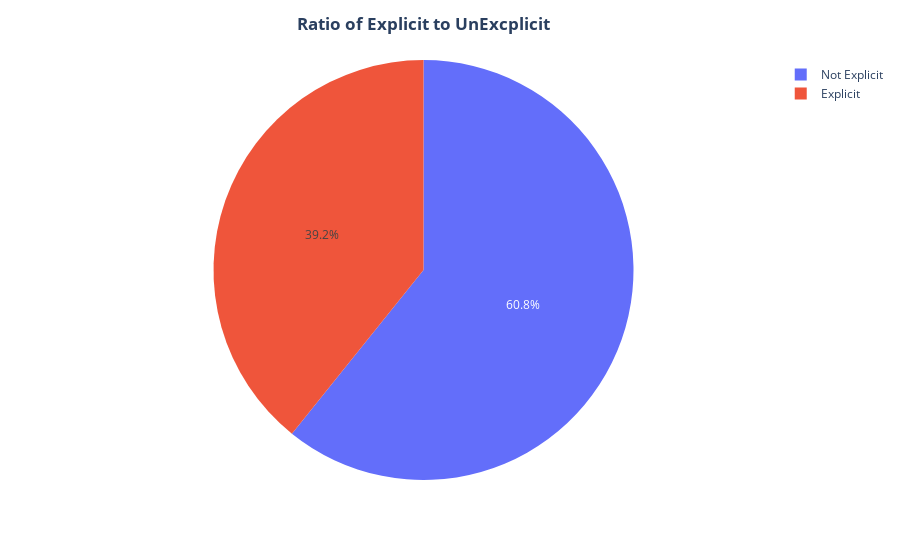

The cell this chart's notebook holds for it:
### Code cell
dff =df.copy()
dff['Explicit Track'] = dff['Explicit Track'].replace({0: 'Not Explicit', 1: 'Explicit'})
pie = px.pie(dff,names='Explicit Track')
pie.update_layout(title_text='<b>Ratio of Explicit to UnExcplicit<b>',title_x=0.47)

### Figure 1 — Plotly figure (JSON) as saved in the notebook; plotly's stock layout.template omitted (floating-point values rounded to 4 significant figures; data arrays with more than 128 entries replaced by an {"elided": "..."} marker saying what was removed)
{"data": [{"domain": {"x": [0, 1], "y": [0, 1]}, "hovertemplate": "Explicit Track=%{label}<extra></extra>", "labels": {"elided": "1002 str values"}, "legendgroup": "", "name": "", "showlegend": true, "type": "pie"}], "layout": {"autosize": true, "legend": {"tracegroupgap": 0}, "margin": {"t": 60}, "title": {"text": "<b>Ratio of Explicit to UnExcplicit<b>", "x": 0.47}}}
